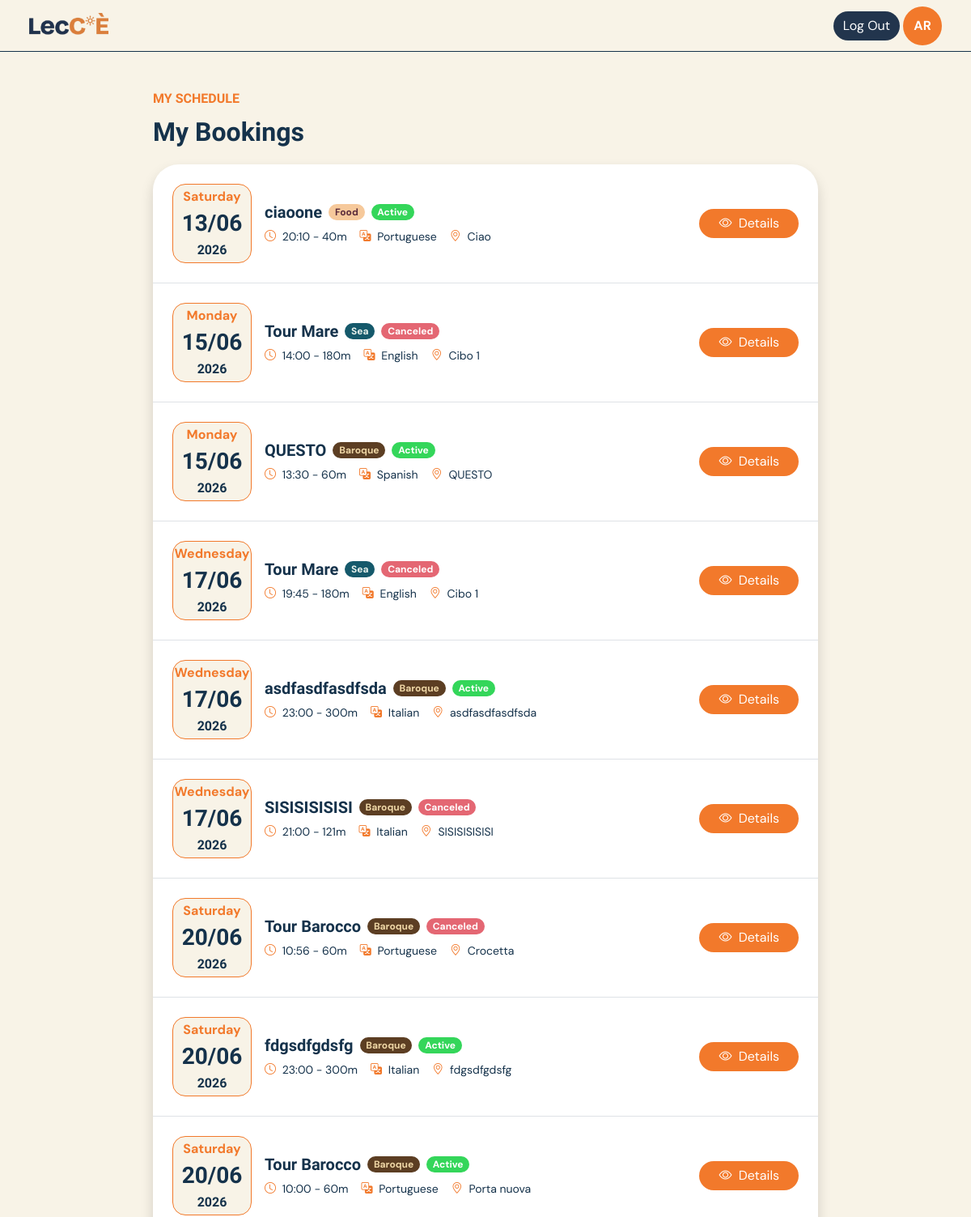
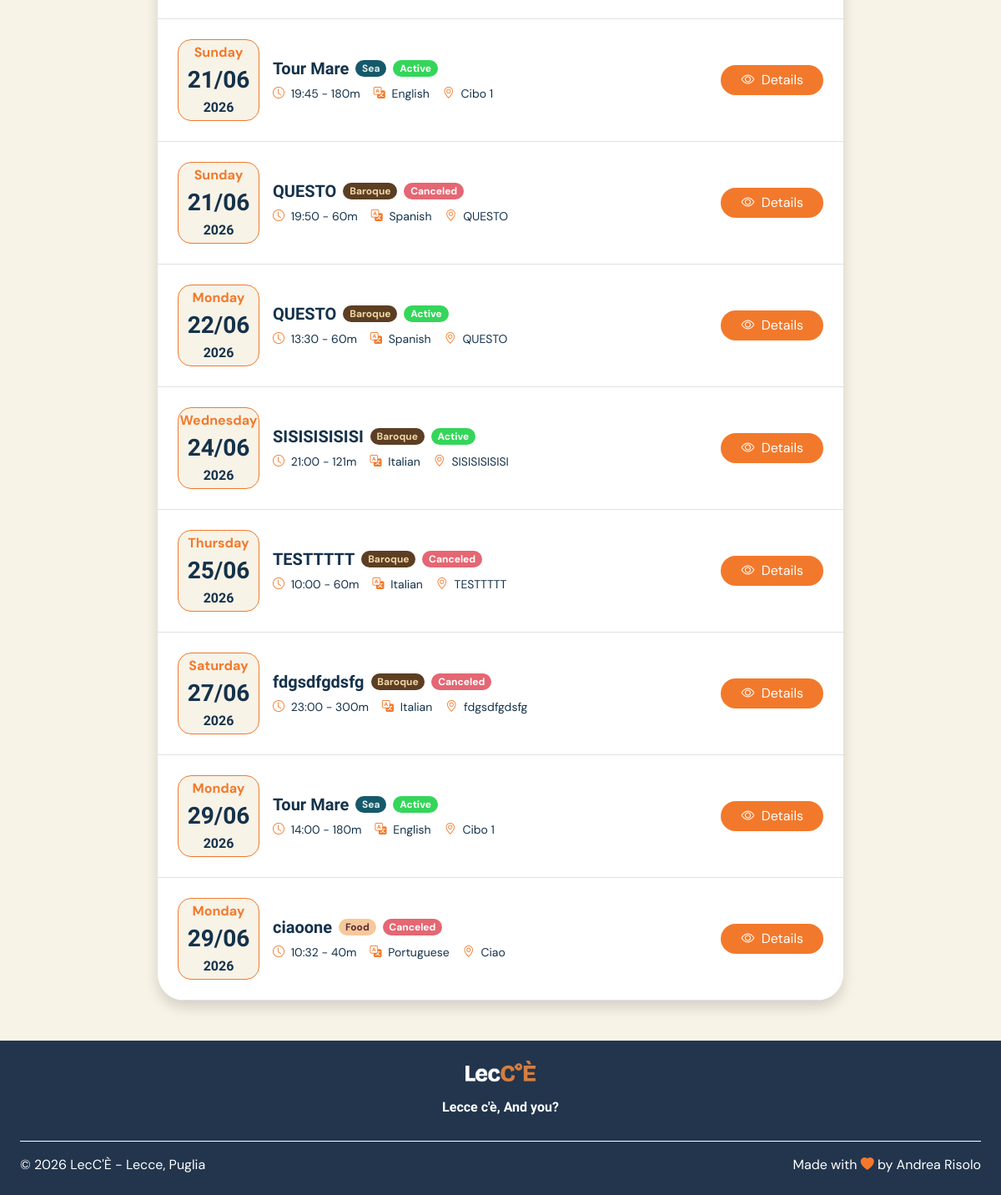
The page /schedule (signed in) on the database its author committed (2 pictures, top to bottom).
### tables this page shows
CREATE TABLE users (
    id TEXT PRIMARY KEY,
    role TEXT NOT NULL,

    email TEXT NOT NULL UNIQUE,
    password TEXT NOT NULL,

    first_name TEXT NOT NULL,
    last_name TEXT NOT NULL,
    profile_photo TEXT
);

CREATE TABLE "tour_occurrences" (
	"id"	TEXT,
	"tour_id"	TEXT NOT NULL,
	"date"	TEXT NOT NULL,
	"start_time"	TEXT NOT NULL,
	"state"	TEXT NOT NULL DEFAULT 'not_departed',
	PRIMARY KEY("id"),
	FOREIGN KEY("tour_id") REFERENCES "tours"("id")
);

CREATE TABLE "tours" (
	"id"	TEXT,
	"guide_id"	TEXT NOT NULL,
	"language_id"	TEXT NOT NULL,
	"title"	TEXT NOT NULL,
	"description"	TEXT NOT NULL,
	"duration"	INTEGER NOT NULL,
	"max_participants"	INTEGER NOT NULL,
	"theme_id"	INTEGER NOT NULL,
	"state"	TEXT NOT NULL DEFAULT 'active',
	PRIMARY KEY("id"),
	FOREIGN KEY("guide_id") REFERENCES "users"("id") ON DELETE CASCADE,
	FOREIGN KEY("language_id") REFERENCES "languages"("id") ON DELETE CASCADE,
	FOREIGN KEY("theme_id") REFERENCES "tour_themes"("id")
);

CREATE TABLE "tour_themes" (
	"id"	INTEGER,
	"name"	TEXT NOT NULL,
	"emoji"	TEXT NOT NULL,
	"description"	TEXT NOT NULL,
	PRIMARY KEY("id" AUTOINCREMENT)
);

CREATE TABLE "languages" (
	"id"	INTEGER,
	"name"	TEXT NOT NULL UNIQUE,
	PRIMARY KEY("id" AUTOINCREMENT)
);

CREATE TABLE "stops" (
	"id"	TEXT,
	"tour_id"	TEXT NOT NULL,
	"place_name"	TEXT NOT NULL,
	"order_number"	INTEGER NOT NULL,
	PRIMARY KEY("id"),
	FOREIGN KEY("tour_id") REFERENCES "tours"("id") ON DELETE CASCADE
);

### app.py (the view)
@login_required
@app.route("/schedule")
def personal_schedule():
    today = date.today()
    if current_user.role == "guide":
        occurrences = occurrencies_dao.get_not_empty_occurrences_by_guide_id(current_user.id)
        for occurrence in occurrences:
            occurrence.tour = tours_dao.get_tour_by_id(occurrence.tour_id)
            occurrence.tour.language = languages_dao.get_language_by_id(occurrence.tour.language_id)["name"]
            occurrence.tour.theme = themes_dao.get_theme_by_id(occurrence.tour.theme_id)
            occurrence.tour.stops = stops_dao.get_first_stop_by_tour(occurrence.tour)
        upcoming = occurrences
    else:
        reservations = reservations_dao.get_reservations_by_participant_id(current_user.id)
        occurrencies = []
        for reservation in reservations:
            occurrence = occurrencies_dao.get_occurrence_by_id(reservation.occurrence_id)
            occurrence.tour = tours_dao.get_tour_by_id(occurrence.tour_id)
            occurrence.tour.language = languages_dao.get_language_by_id(occurrence.tour.language_id)["name"]
            occurrence.tour.theme = themes_dao.get_theme_by_id(occurrence.tour.theme_id)
            occurrence.tour.stops = stops_dao.get_first_stop_by_tour(occurrence.tour)
            occurrence.reservation = reservation
            occurrencies.append(occurrence)
        upcoming = occurrencies
    return render_template("personal_schedule.html", upcoming=upcoming)

### app.py (called while the page is built)
@login_manager.user_loader
def load_user(user_id):
    db_user=users_dao.get_user_by_id(user_id)
    return db_user

### database/daos/languages.py (called while the page is built)
@connect_db
def get_language_by_id(conn, cursor, id):
    query="SELECT * FROM languages WHERE id=(?)"
    cursor.execute(query, (id,))
    language=cursor.fetchone()
    if language is None:
        return None
    return dict(language)

### database/daos/occurrencies.py (called while the page is built)
@connect_db
def get_occurrence_by_id(conn, cursor, occurrence_id):
    query="SELECT * FROM tour_occurrences WHERE id=(?)"
    cursor.execute(query, (occurrence_id,))
    occurrence=cursor.fetchone()
    if occurrence is None:
        return None
    occurrence_obj=Occurrence(occurrence["id"], occurrence["tour_id"], datetime.datetime.strptime(occurrence["date"], "%Y-%m-%d").date(), occurrence["start_time"], occurrence["state"])
    return occurrence_obj

### database/daos/stops.py (called while the page is built)
@connect_db
def get_first_stop_by_tour(conn, cursor, tour):
    query = "SELECT place_name FROM stops WHERE tour_id=(?) ORDER BY order_number ASC LIMIT 1"
    cursor.execute(query, (tour.id,))
    stop = cursor.fetchone()
    if stop:
        return stop["place_name"]
    else:
        return None

### database/daos/themes.py (called while the page is built)
@connect_db
def get_theme_by_id(conn, cursor, id):
    query="SELECT * FROM tour_themes WHERE id=(?)"
    cursor.execute(query, (id,))
    theme=cursor.fetchone()
    if theme is None:
        return None
    theme_obj=Theme(theme["id"], theme["name"], theme["emoji"], theme["description"])
    return theme_obj

### database/daos/tours.py (called while the page is built)
@connect_db
def get_tour_by_id(conn, cursor, id):
    query="SELECT * FROM tours WHERE id=(?)"
    cursor.execute(query, (id,))
    tour=cursor.fetchone()
    if tour is None:
        return None
    tour_obj=Tour(tour["id"], tour["title"], tour["description"], tour["duration"], tour["max_participants"], tour["theme_id"], tour["language_id"], tour["guide_id"], tour["state"])
    return tour_obj

### database/daos/users.py (called while the page is built)
@connect_db
def get_user_by_id(conn, cursor, id):
    query="SELECT * FROM users WHERE id=(?)"
    cursor.execute(query, (id,))
    user=cursor.fetchone()
    if user is None:
        return None
    user_obj=User(user["id"], user["role"], user["email"], user["password"], user["first_name"], user["last_name"], user["profile_photo"])
    return user_obj

### templates/personal_schedule.html (shortened to what this page needs)
{% extends "base.html" %}
{% block content %}
<main class="mx-4 my-5">
    <div class="container w-75">
        <section class="mb-5">
            <div class="mb-3">
                <h1 class="lecce-text-impact lecce-primary-color fw-bold mb-2 fs-6">
                    MY SCHEDULE
                </h1>
                <span class="lecce-text-impact lecce-secondary-color fw-bold mb-0 fs-2">
                    {% if current_user.role == 'guide' %}Every tour I guide{% else %}My Bookings{% endif %}
                </span>
            </div>
            <div class="bg-white rounded-5 shadow overflow-hidden">
                {% if upcoming|length > 0 %}
                {% for occurrence in upcoming %}
                {% include "booking_card.html" %}
                {% endfor %}
                {% else %}
                <div class="d-flex justify-content-center p-4">
                    <p class="mb-0">No upcoming occurrences found</p>
                </div>
                {% endif %}
            </div>
        </section>
    </div>
</main>
{% endblock %}

### templates/base.html (shortened to what this page needs)
<!doctype html>
<html lang="en">
<head>
    <link href="https://cdn.jsdelivr.net/npm/bootstrap@5.3.5/dist/css/bootstrap.min.css" rel="stylesheet"
>
    <link rel="stylesheet" href="https://cdn.jsdelivr.net/npm/bootstrap-icons@1.11.3/font/bootstrap-icons.min.css">
    <link rel="stylesheet" href="{{ url_for('static', filename='css/style.css') }}">
    <link rel="stylesheet" href="{{ url_for('static', filename='css/themes.css') }}">
    <link rel="stylesheet" href="https://cdn.jsdelivr.net/npm/flatpickr/dist/flatpickr.min.css">
</head>
<body>
    <header class="lecce-header">
        <nav class="navbar mx-4">
            <div class="container-fluid d-flex align-items-center justify-content-between">
                <a class="navbar-brand d-flex align-items-center" href="{{ url_for('home') }}">
                    <img class="lecce-logo p-0 m-0"
                        src="{{ url_for('static', filename='images/utility_images/LecCE_logo_primary.png') }}"
                        alt="LecCÈ Logo">
                </a>
                {% if current_user.is_authenticated %}
                <div class="d-flex align-items-center gap-1">
                    <a class="btn lecce-btn lecce-secondary-background" href="{{ url_for('logout') }}">Log Out</a>
                    <a href="{{ url_for('my_profile') }}" class="text-decoration-none">
                        {% if current_user.profile_photo is not none %}
                        <div class="profile-initials p-1"><img src="{{ url_for('static', filename='images/profile_photos/' ~ current_user.profile_photo) }}" alt="Profile Photo" class="img-fluid rounded-circle object-fit-cover"></div>
                        {% else %}
                        <div class="profile-initials fw-bold p-2">{{ current_user.first_name[0].upper() }}{{
                            current_user.last_name[0].upper() }}</div>
                        {% endif %}
                    </a>
                </div>
                {% else %}
                <div class="d-flex align-items-center gap-1">
                    <a class="btn lecce-btn lecce-primary-background" href="{{ url_for('login') }}">Log In</a>
                    <a class="btn lecce-btn lecce-secondary-background" href="{{ url_for('register') }}">Sign Up</a>
                </div>
                {% endif %}
            </div>
        </nav>
    </header>
    <div class="container-fluid">
        {%block content %}{% endblock %}
    </div>
    <footer class="lecce-secondary-background mt-1 p-4">
        <div class="d-flex flex-column align-items-center text-center">
            <img class="lecce-logo mb-2"
                src="{{ url_for('static', filename='images/utility_images/LecCE_logo_secondary.png') }}"
                alt="LecCÈ Logo">
            <p class="lecce-text-impact fw-semibold lh-lg mb-4">
                Lecce c'è, And you?
            </p>
        </div>
        <div class="d-flex flex-column flex-md-row justify-content-between gap-2 border-top border-white pt-3">
            <span class="mb-0">
                © 2026 LecC'È - Lecce, Puglia
            </span>
            <span class="mb-0">
                Made with <i class="bi bi-heart-fill lecce-primary-color"></i> by Andrea Risolo
            </span>
        </div>
    </footer>
</body>
</html>

### templates/booking_card.html (shortened to what this page needs)
<div class="d-flex flex-row align-items-center justify-content-between gap-3 p-4 border-bottom">
    <div class="d-flex align-items-center gap-3">
        <div class="rounded-4 lecce-profile-date p-5">
            <span class="lecce-primary-color fw-bold mb-0 fs-6">{{ occurrence.date.strftime('%A') }}</span>
            <span class="lecce-text-impact lecce-secondary-color fw-bold fs-3 mb-0">{{ occurrence.date.strftime('%d/%m')
                }}</span>
            <span class="lecce-text-impact lecce-secondary-color fw-bold fs-6 mb-0">{{ occurrence.date.strftime('%Y')
                }}</span>
        </div>
        <div>
            <div class="d-flex align-items-center gap-2 mb-2">
                <h3 class="h5 lecce-text-impact lecce-secondary-color fw-bold m-0">
                    <a href="{{ url_for('tour', id=occurrence.tour.id) }}"
                        class="text-decoration-none lecce-secondary-color">
                        {{ occurrence.tour.title }}
                    </a>
                </h3>
                <div
                    class="badge rounded-4 lecce-{{ occurrence.tour.theme.name.lower() }}-background lecce-{{ occurrence.tour.theme.name.lower() }}-text">
                    {{ occurrence.tour.theme.name }}</div>
                {% if occurrence.reservation is not none and occurrence.reservation.state == "canceled" %}
                <div class="badge rounded-4 lecce-negative-background">Canceled</div>
                {% endif %}
                {% if occurrence.reservation is not none and occurrence.reservation.state == "active" %}
                <div class="badge rounded-4 lecce-positive-background">Active</div>
                {% endif %}
            </div>
            <div class="d-flex flex-wrap gap-3 small lecce-secondary-color">
                <span>
                    <i class="bi bi-clock lecce-primary-color me-1"></i>
                    {{ occurrence.start_time }} - {{ occurrence.tour.duration }}m
                </span>
                <span>
                    <i class="bi bi-translate lecce-primary-color me-1"></i>
                    {{ occurrence.tour.language }}
                </span>
                <span>
                    <i class="bi bi-geo-alt lecce-primary-color me-1"></i>
                    {{ occurrence.tour.stops }}
                </span>
            </div>
        </div>
    </div>
    <div>
        {% if current_user.role == 'participant' and current_user.id == occurrence.reservation.participant_id %}
        <a href="{{ url_for('reservation', id=occurrence.reservation.id) }}"
            class="btn lecce-btn lecce-primary-background px-4">
            <i class="bi bi-eye me-1"></i>
            Details
        </a>
        {% endif %}
    </div>
</div>

### static/css/style.css (style rules this page uses)
body { background-color: #F8F3E7; font-family: "DM Sans", sans-serif; }
.lecce-logo { height: 2rem; }
.lecce-text-impact { font-family: "Bricolage Grotesque", sans-serif; }
.lecce-primary-color { color: #F2792B }
.lecce-secondary-color { color: #15324B; }
.lecce-positive-background { background-color: #34d65a; }
.lecce-negative-background { background-color: #e46773; }
.lecce-header { border-bottom: 0.01rem solid #15324B; height: 4rem; }
.lecce-btn { color: white; border: none; border-radius: 1000px; }
.lecce-primary-background { background-color: #F2792B; color: white; }
.lecce-secondary-background { background-color: #22354d; color: white; }
.profile-initials { background-color: #F2792B; color: white; aspect-ratio: 1/1; border-radius: 50%; height: 3rem; width: 3rem; display: flex; align-items: center; justify-content: center; }
.lecce-profile-date { background-color: #F8F3E7; border: 0.1rem solid #F2792B; aspect-ratio: 1/1; border-radius: 0%; width: 4rem; height: 4rem; display: flex; flex-direction: column; align-items: center; justify-content: center; }

### static/css/themes.css (style rules this page uses)
.lecce-baroque-background { background-color: #5c3e23; }
.lecce-baroque-text { color: #EFD7A6; }
.lecce-sea-background { background-color: #15596B; }
.lecce-sea-text { color: #E7F1EC; }
.lecce-food-background { background-color: #F6C99B; }
.lecce-food-text { color: #5A2A3A; }

### rows shown on the page
users: first_name "A", last_name "R"
tour_occurrences: date "Saturday", date "13/06", date "2026", tour "ciaoone", tour.theme.name "Food", shows "Active", start_time "20:10", tour.duration "40", tour.language "Portuguese", tour.stops "Ciao"
tour_occurrences: date "Monday", date "15/06", date "2026", tour "Tour Mare", tour.theme.name "Sea", shows "Canceled", start_time "14:00", tour.duration "180", tour.language "English", tour.stops "Cibo 1"
tour_occurrences: date "Monday", date "15/06", date "2026", tour "QUESTO", tour.theme.name "Baroque", shows "Active", start_time "13:30", tour.duration "60", tour.language "Spanish", tour.stops "QUESTO"
tour_occurrences: date "Wednesday", date "17/06", date "2026", tour "Tour Mare", tour.theme.name "Sea", shows "Canceled", start_time "19:45", tour.duration "180", tour.language "English", tour.stops "Cibo 1"
tour_occurrences: date "Wednesday", date "17/06", date "2026", tour "asdfasdfasdfsda", tour.theme.name "Baroque", shows "Active", start_time "23:00", tour.duration "300", tour.language "Italian", tour.stops "asdfasdfasdfsda"
tour_occurrences: date "Wednesday", date "17/06", date "2026", tour "SISISISISISI", tour.theme.name "Baroque", shows "Canceled", start_time "21:00", tour.duration "121", tour.language "Italian", tour.stops "SISISISISISI"
tour_occurrences: date "Saturday", date "20/06", date "2026", tour "Tour Barocco", tour.theme.name "Baroque", shows "Canceled", start_time "10:56", tour.duration "60", tour.language "Portuguese", tour.stops "Crocetta"
tour_occurrences: date "Saturday", date "20/06", date "2026", tour "fdgsdfgdsfg", tour.theme.name "Baroque", shows "Active", start_time "23:00", tour.duration "300", tour.language "Italian", tour.stops "fdgsdfgdsfg"
tour_occurrences: date "Saturday", date "20/06", date "2026", tour "Tour Barocco", tour.theme.name "Baroque", shows "Active", start_time "10:00", tour.duration "60", tour.language "Portuguese", tour.stops "Porta nuova"
tour_occurrences: date "Sunday", date "21/06", date "2026", tour "Tour Mare", tour.theme.name "Sea", shows "Active", start_time "19:45", tour.duration "180", tour.language "English", tour.stops "Cibo 1"
tour_occurrences: date "Sunday", date "21/06", date "2026", tour "QUESTO", tour.theme.name "Baroque", shows "Canceled", start_time "19:50", tour.duration "60", tour.language "Spanish", tour.stops "QUESTO"
tour_occurrences: date "Monday", date "22/06", date "2026", tour "QUESTO", tour.theme.name "Baroque", shows "Active", start_time "13:30", tour.duration "60", tour.language "Spanish", tour.stops "QUESTO"
tour_occurrences: date "Wednesday", date "24/06", date "2026", tour "SISISISISISI", tour.theme.name "Baroque", shows "Active", start_time "21:00", tour.duration "121", tour.language "Italian", tour.stops "SISISISISISI"
tour_occurrences: date "Thursday", date "25/06", date "2026", tour "TESTTTTT", tour.theme.name "Baroque", shows "Canceled", start_time "10:00", tour.duration "60", tour.language "Italian", tour.stops "TESTTTTT"
tour_occurrences: date "Saturday", date "27/06", date "2026", tour "fdgsdfgdsfg", tour.theme.name "Baroque", shows "Canceled", start_time "23:00", tour.duration "300", tour.language "Italian", tour.stops "fdgsdfgdsfg"
tour_occurrences: date "Monday", date "29/06", date "2026", tour "Tour Mare", tour.theme.name "Sea", shows "Active", start_time "14:00", tour.duration "180", tour.language "English", tour.stops "Cibo 1"
tour_occurrences: date "Monday", date "29/06", date "2026", tour "ciaoone", tour.theme.name "Food", shows "Canceled", start_time "10:32", tour.duration "40", tour.language "Portuguese", tour.stops "Ciao"
